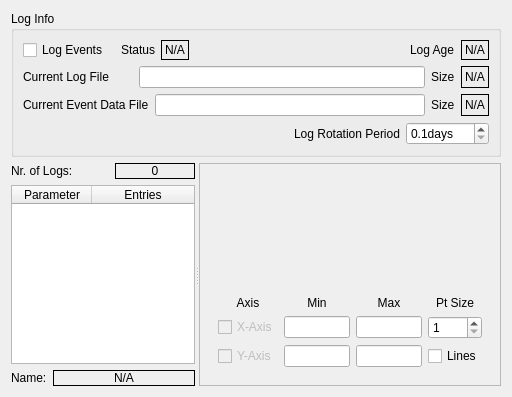
<?xml version="1.0" encoding="UTF-8"?>
<ui version="4.0">
 <class>LogPlotsWidget</class>
 <widget class="QWidget" name="LogPlotsWidget">
  <property name="geometry">
   <rect>
    <x>0</x>
    <y>0</y>
    <width>512</width>
    <height>397</height>
   </rect>
  </property>
  <property name="windowTitle">
   <string>Form</string>
  </property>
  <layout class="QGridLayout" name="gridLayout_5">
   <item row="0" column="0">
    <widget class="QGroupBox" name="groupBox">
     <property name="sizePolicy">
      <sizepolicy hsizetype="Preferred" vsizetype="Minimum">
       <horstretch>0</horstretch>
       <verstretch>0</verstretch>
      </sizepolicy>
     </property>
     <property name="title">
      <string>Log Info</string>
     </property>
     <layout class="QGridLayout" name="gridLayout_4">
      <item row="0" column="0">
       <widget class="QCheckBox" name="logEnableCheckBox">
        <property name="text">
         <string>Log Events</string>
        </property>
       </widget>
      </item>
      <item row="0" column="1">
       <spacer name="horizontalSpacer_6">
        <property name="orientation">
         <enum>Qt::Horizontal</enum>
        </property>
        <property name="sizeHint" stdset="0">
         <size>
          <width>13</width>
          <height>20</height>
         </size>
        </property>
       </spacer>
      </item>
      <item row="0" column="2">
       <layout class="QHBoxLayout" name="horizontalLayout_4">
        <item>
         <widget class="QLabel" name="label_11">
          <property name="sizePolicy">
           <sizepolicy hsizetype="Minimum" vsizetype="Preferred">
            <horstretch>0</horstretch>
            <verstretch>0</verstretch>
           </sizepolicy>
          </property>
          <property name="minimumSize">
           <size>
            <width>0</width>
            <height>0</height>
           </size>
          </property>
          <property name="text">
           <string>Status</string>
          </property>
         </widget>
        </item>
        <item>
         <widget class="QLabel" name="logStatusLabel">
          <property name="frameShape">
           <enum>QFrame::Box</enum>
          </property>
          <property name="text">
           <string>N/A</string>
          </property>
         </widget>
        </item>
       </layout>
      </item>
      <item row="0" column="3">
       <spacer name="horizontalSpacer_7">
        <property name="orientation">
         <enum>Qt::Horizontal</enum>
        </property>
        <property name="sizeHint" stdset="0">
         <size>
          <width>349</width>
          <height>20</height>
         </size>
        </property>
       </spacer>
      </item>
      <item row="0" column="4">
       <layout class="QHBoxLayout" name="horizontalLayout_5">
        <item>
         <widget class="QLabel" name="label_12">
          <property name="text">
           <string>Log Age</string>
          </property>
         </widget>
        </item>
        <item>
         <widget class="QLabel" name="logAgeLabel">
          <property name="frameShape">
           <enum>QFrame::Box</enum>
          </property>
          <property name="text">
           <string>N/A</string>
          </property>
         </widget>
        </item>
       </layout>
      </item>
      <item row="1" column="0" colspan="5">
       <layout class="QHBoxLayout" name="horizontalLayout_3">
        <item>
         <widget class="QLabel" name="label_7">
          <property name="sizePolicy">
           <sizepolicy hsizetype="Minimum" vsizetype="Preferred">
            <horstretch>0</horstretch>
            <verstretch>0</verstretch>
           </sizepolicy>
          </property>
          <property name="minimumSize">
           <size>
            <width>110</width>
            <height>0</height>
           </size>
          </property>
          <property name="text">
           <string>Current Log File</string>
          </property>
         </widget>
        </item>
        <item>
         <widget class="QLineEdit" name="logFileNameLineEdit">
          <property name="readOnly">
           <bool>true</bool>
          </property>
         </widget>
        </item>
        <item>
         <widget class="QLabel" name="label_10">
          <property name="text">
           <string>Size</string>
          </property>
         </widget>
        </item>
        <item>
         <widget class="QLabel" name="logSizeLabel">
          <property name="frameShape">
           <enum>QFrame::Box</enum>
          </property>
          <property name="text">
           <string>N/A</string>
          </property>
         </widget>
        </item>
       </layout>
      </item>
      <item row="2" column="0" colspan="5">
       <layout class="QHBoxLayout" name="horizontalLayout_2">
        <item>
         <widget class="QLabel" name="label_6">
          <property name="sizePolicy">
           <sizepolicy hsizetype="Minimum" vsizetype="Minimum">
            <horstretch>0</horstretch>
            <verstretch>0</verstretch>
           </sizepolicy>
          </property>
          <property name="minimumSize">
           <size>
            <width>110</width>
            <height>0</height>
           </size>
          </property>
          <property name="text">
           <string>Current Event Data File</string>
          </property>
         </widget>
        </item>
        <item>
         <widget class="QLineEdit" name="dataFileNameLineEdit">
          <property name="readOnly">
           <bool>true</bool>
          </property>
         </widget>
        </item>
        <item>
         <widget class="QLabel" name="label_9">
          <property name="text">
           <string>Size</string>
          </property>
         </widget>
        </item>
        <item>
         <widget class="QLabel" name="dataSizeLabel">
          <property name="frameShape">
           <enum>QFrame::Box</enum>
          </property>
          <property name="text">
           <string>N/A</string>
          </property>
         </widget>
        </item>
       </layout>
      </item>
      <item row="3" column="0" colspan="5">
       <layout class="QHBoxLayout" name="horizontalLayout_6">
        <item>
         <spacer name="horizontalSpacer_5">
          <property name="orientation">
           <enum>Qt::Horizontal</enum>
          </property>
          <property name="sizeHint" stdset="0">
           <size>
            <width>40</width>
            <height>20</height>
           </size>
          </property>
         </spacer>
        </item>
        <item>
         <widget class="QLabel" name="label_13">
          <property name="text">
           <string>Log Rotation Period</string>
          </property>
         </widget>
        </item>
        <item>
         <widget class="QDoubleSpinBox" name="logRotationSpinBox">
          <property name="suffix">
           <string extracomment="log rotation in days">days</string>
          </property>
          <property name="decimals">
           <number>1</number>
          </property>
          <property name="minimum">
           <double>0.100000000000000</double>
          </property>
          <property name="maximum">
           <double>365.000000000000000</double>
          </property>
          <property name="singleStep">
           <double>1.000000000000000</double>
          </property>
         </widget>
        </item>
       </layout>
      </item>
     </layout>
    </widget>
   </item>
   <item row="1" column="0">
    <widget class="QSplitter" name="splitter">
     <property name="sizePolicy">
      <sizepolicy hsizetype="Expanding" vsizetype="Expanding">
       <horstretch>0</horstretch>
       <verstretch>0</verstretch>
      </sizepolicy>
     </property>
     <property name="orientation">
      <enum>Qt::Horizontal</enum>
     </property>
     <widget class="QWidget" name="layoutWidget">
      <layout class="QVBoxLayout" name="verticalLayout">
       <item>
        <layout class="QHBoxLayout" name="horizontalLayout">
         <item>
          <widget class="QLabel" name="label">
           <property name="text">
            <string>Nr. of Logs:</string>
           </property>
          </widget>
         </item>
         <item>
          <widget class="QLabel" name="nrLogsLabel">
           <property name="maximumSize">
            <size>
             <width>80</width>
             <height>16777215</height>
            </size>
           </property>
           <property name="frameShape">
            <enum>QFrame::Box</enum>
           </property>
           <property name="text">
            <string>0</string>
           </property>
           <property name="alignment">
            <set>Qt::AlignCenter</set>
           </property>
          </widget>
         </item>
        </layout>
       </item>
       <item>
        <widget class="QTableWidget" name="tableWidget">
         <property name="sizePolicy">
          <sizepolicy hsizetype="Preferred" vsizetype="MinimumExpanding">
           <horstretch>0</horstretch>
           <verstretch>0</verstretch>
          </sizepolicy>
         </property>
         <property name="minimumSize">
          <size>
           <width>0</width>
           <height>80</height>
          </size>
         </property>
         <property name="maximumSize">
          <size>
           <width>16777215</width>
           <height>16777215</height>
          </size>
         </property>
         <property name="editTriggers">
          <set>QAbstractItemView::NoEditTriggers</set>
         </property>
         <property name="alternatingRowColors">
          <bool>true</bool>
         </property>
         <property name="selectionMode">
          <enum>QAbstractItemView::SingleSelection</enum>
         </property>
         <property name="selectionBehavior">
          <enum>QAbstractItemView::SelectRows</enum>
         </property>
         <attribute name="horizontalHeaderMinimumSectionSize">
          <number>70</number>
         </attribute>
         <attribute name="horizontalHeaderDefaultSectionSize">
          <number>80</number>
         </attribute>
         <attribute name="horizontalHeaderStretchLastSection">
          <bool>true</bool>
         </attribute>
         <column>
          <property name="text">
           <string>Parameter</string>
          </property>
         </column>
         <column>
          <property name="text">
           <string>Entries</string>
          </property>
         </column>
        </widget>
       </item>
       <item>
        <layout class="QHBoxLayout" name="horizontalLayout_10">
         <item>
          <widget class="QLabel" name="label_8">
           <property name="text">
            <string>Name:</string>
           </property>
          </widget>
         </item>
         <item>
          <widget class="QLabel" name="logNameLabel">
           <property name="sizePolicy">
            <sizepolicy hsizetype="Expanding" vsizetype="Preferred">
             <horstretch>0</horstretch>
             <verstretch>0</verstretch>
            </sizepolicy>
           </property>
           <property name="frameShape">
            <enum>QFrame::Box</enum>
           </property>
           <property name="text">
            <string>N/A</string>
           </property>
           <property name="alignment">
            <set>Qt::AlignCenter</set>
           </property>
          </widget>
         </item>
        </layout>
       </item>
      </layout>
     </widget>
     <widget class="QFrame" name="frame_3">
      <property name="minimumSize">
       <size>
        <width>0</width>
        <height>0</height>
       </size>
      </property>
      <property name="frameShape">
       <enum>QFrame::StyledPanel</enum>
      </property>
      <property name="frameShadow">
       <enum>QFrame::Raised</enum>
      </property>
      <layout class="QGridLayout" name="gridLayout_3">
       <item row="0" column="0">
        <widget class="CustomPlot" name="logPlot" native="true">
         <property name="sizePolicy">
          <sizepolicy hsizetype="Preferred" vsizetype="Expanding">
           <horstretch>0</horstretch>
           <verstretch>0</verstretch>
          </sizepolicy>
         </property>
         <property name="minimumSize">
          <size>
           <width>200</width>
           <height>80</height>
          </size>
         </property>
        </widget>
       </item>
       <item row="1" column="0">
        <widget class="QFrame" name="frame">
         <property name="sizePolicy">
          <sizepolicy hsizetype="Preferred" vsizetype="Minimum">
           <horstretch>0</horstretch>
           <verstretch>0</verstretch>
          </sizepolicy>
         </property>
         <layout class="QGridLayout" name="gridLayout_2">
          <item row="0" column="1">
           <layout class="QGridLayout" name="gridLayout">
            <item row="2" column="1">
             <spacer name="horizontalSpacer_2">
              <property name="orientation">
               <enum>Qt::Horizontal</enum>
              </property>
              <property name="sizeHint" stdset="0">
               <size>
                <width>18</width>
                <height>20</height>
               </size>
              </property>
             </spacer>
            </item>
            <item row="1" column="1">
             <spacer name="horizontalSpacer">
              <property name="orientation">
               <enum>Qt::Horizontal</enum>
              </property>
              <property name="sizeHint" stdset="0">
               <size>
                <width>18</width>
                <height>20</height>
               </size>
              </property>
             </spacer>
            </item>
            <item row="1" column="0">
             <widget class="QCheckBox" name="xAutoScaleCheckBox">
              <property name="enabled">
               <bool>false</bool>
              </property>
              <property name="layoutDirection">
               <enum>Qt::LeftToRight</enum>
              </property>
              <property name="text">
               <string>X-Axis</string>
              </property>
             </widget>
            </item>
            <item row="2" column="0">
             <widget class="QCheckBox" name="yAutoScaleCheckBox">
              <property name="enabled">
               <bool>false</bool>
              </property>
              <property name="text">
               <string>Y-Axis</string>
              </property>
             </widget>
            </item>
            <item row="0" column="0">
             <widget class="QLabel" name="label_2">
              <property name="text">
               <string>Axis</string>
              </property>
              <property name="alignment">
               <set>Qt::AlignCenter</set>
              </property>
             </widget>
            </item>
            <item row="0" column="2">
             <widget class="QLabel" name="label_3">
              <property name="text">
               <string>Min</string>
              </property>
              <property name="alignment">
               <set>Qt::AlignCenter</set>
              </property>
             </widget>
            </item>
            <item row="1" column="2">
             <widget class="QLineEdit" name="xMinLineEdit"/>
            </item>
            <item row="2" column="2">
             <widget class="QLineEdit" name="yMinLineEdit"/>
            </item>
            <item row="0" column="3">
             <widget class="QLabel" name="label_4">
              <property name="text">
               <string>Max</string>
              </property>
              <property name="alignment">
               <set>Qt::AlignCenter</set>
              </property>
             </widget>
            </item>
            <item row="1" column="3">
             <widget class="QLineEdit" name="xMaxLineEdit"/>
            </item>
            <item row="2" column="3">
             <widget class="QLineEdit" name="yMaxLineEdit"/>
            </item>
            <item row="0" column="5">
             <widget class="QLabel" name="label_5">
              <property name="text">
               <string>Pt Size</string>
              </property>
              <property name="alignment">
               <set>Qt::AlignCenter</set>
              </property>
             </widget>
            </item>
            <item row="1" column="6">
             <spacer name="horizontalSpacer_3">
              <property name="orientation">
               <enum>Qt::Horizontal</enum>
              </property>
              <property name="sizeHint" stdset="0">
               <size>
                <width>18</width>
                <height>20</height>
               </size>
              </property>
             </spacer>
            </item>
            <item row="2" column="6">
             <spacer name="horizontalSpacer_4">
              <property name="orientation">
               <enum>Qt::Horizontal</enum>
              </property>
              <property name="sizeHint" stdset="0">
               <size>
                <width>18</width>
                <height>20</height>
               </size>
              </property>
             </spacer>
            </item>
            <item row="1" column="5">
             <widget class="QSpinBox" name="pointSizeSpinBox">
              <property name="minimum">
               <number>1</number>
              </property>
             </widget>
            </item>
            <item row="2" column="5">
             <widget class="QCheckBox" name="linesCheckBox">
              <property name="text">
               <string>Lines</string>
              </property>
             </widget>
            </item>
           </layout>
          </item>
         </layout>
        </widget>
       </item>
      </layout>
     </widget>
    </widget>
   </item>
  </layout>
 </widget>
 <customwidgets>
  <customwidget>
   <class>CustomPlot</class>
   <extends>QWidget</extends>
   <header>custom_plot_widget.h</header>
   <container>1</container>
  </customwidget>
 </customwidgets>
 <resources/>
 <connections/>
</ui>
